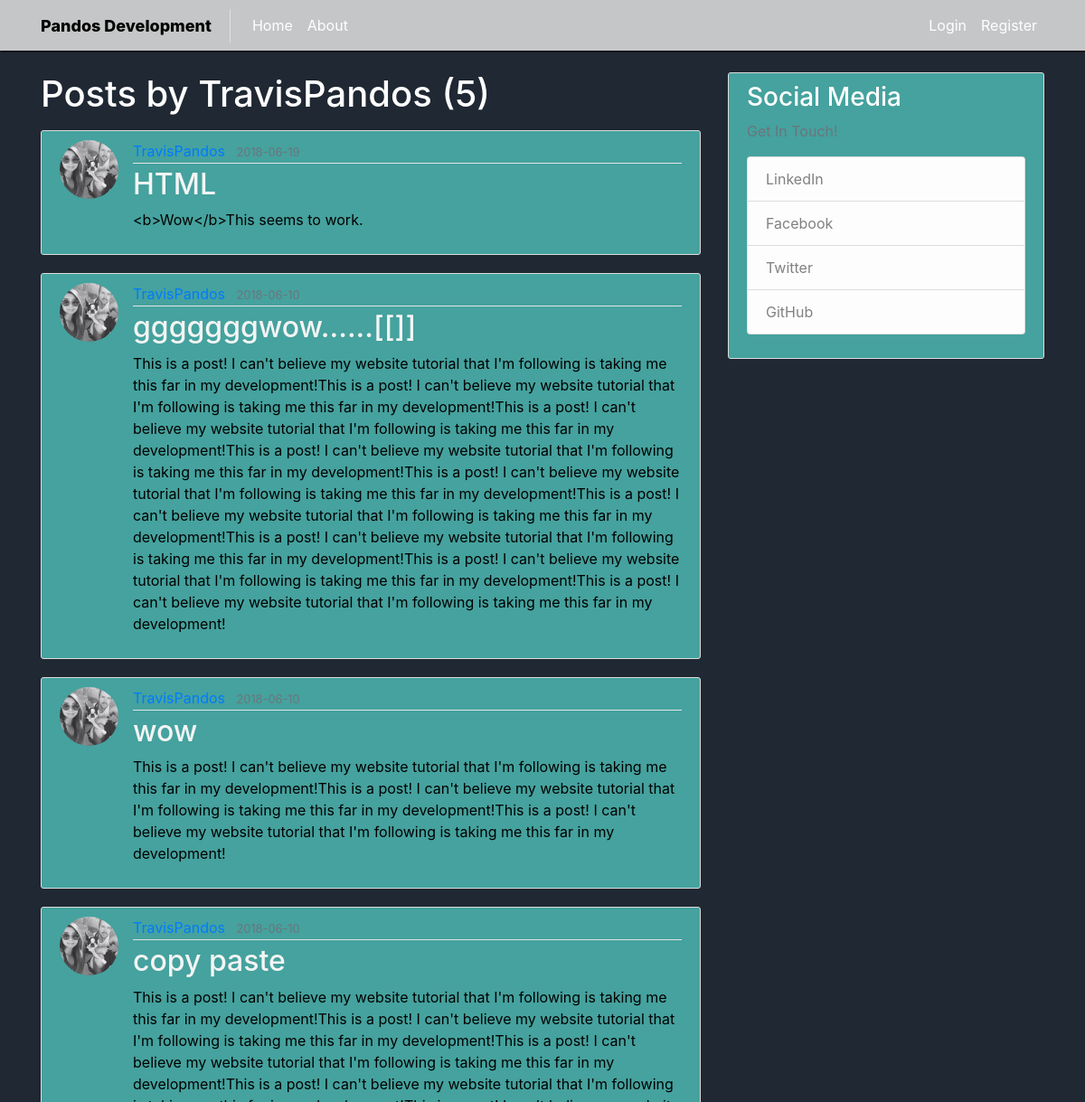
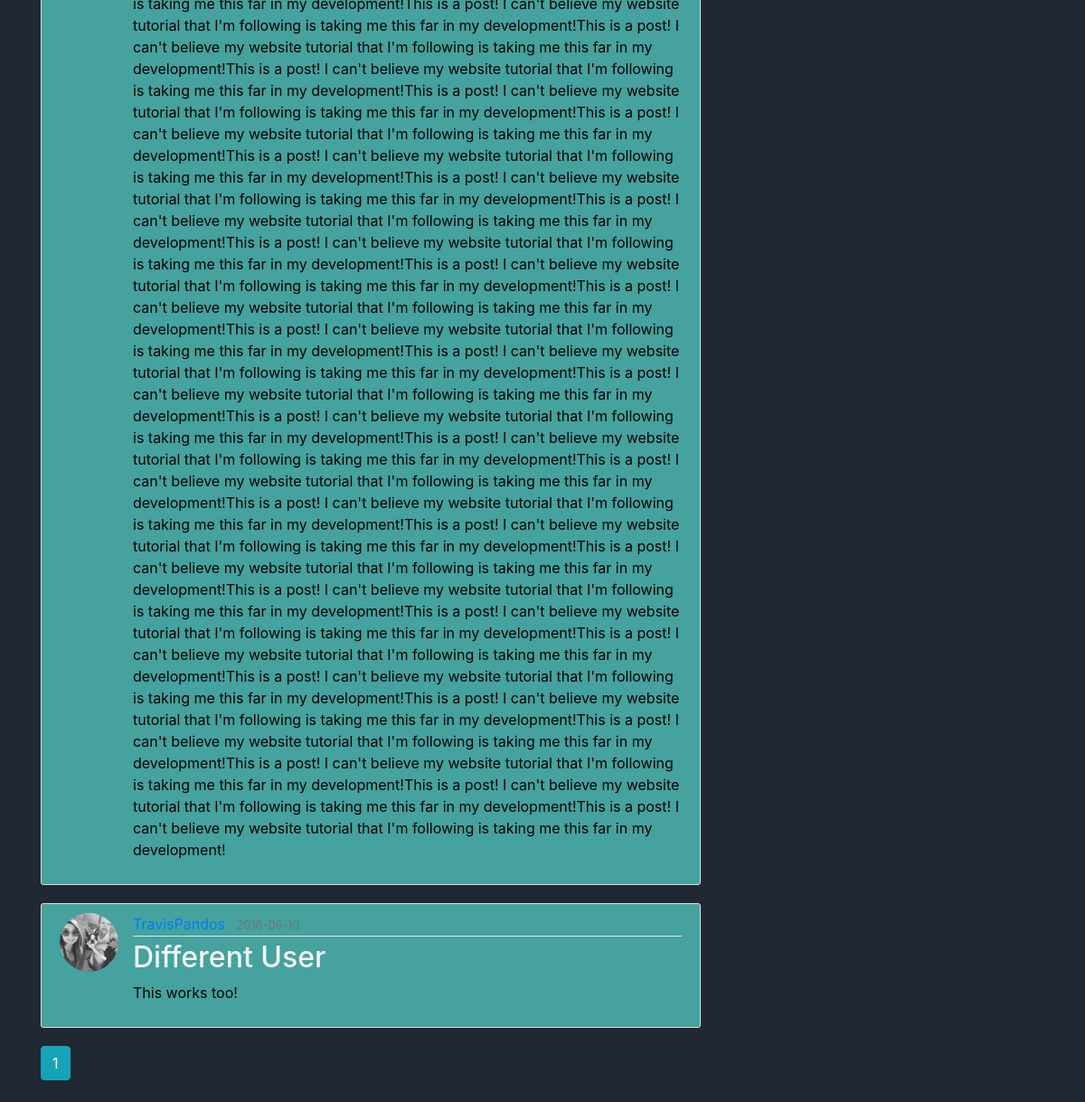
The page /user/TravisPandos on the database its author committed (2 pictures, top to bottom).
### flask_blog/models.py (models this page shows, shortened)
class User(db.Model, UserMixin):
    id = db.Column(db.Integer, primary_key=True)
    username = db.Column(db.String(20), unique=True, nullable=False )
    email = db.Column(db.String(120), unique=True, nullable=False )
    image_file = db.Column(db.String(20), nullable=False, default='default.jpg')
    password = db.Column(db.String(60), nullable=False)
    posts = db.relationship('Post', backref='author', lazy=True)

class Post(db.Model):
    id = db.Column(db.Integer, primary_key=True)
    title = db.Column(db.String(100), nullable=False)
    date_posted = db.Column(db.DateTime, nullable=False, default=datetime.utcnow)
    content = db.Column(db.Text, nullable=False)
    user_id = db.Column(db.Integer, db.ForeignKey('user.id'), nullable=False)

### flask_blog/users/routes.py (the view)
@users.route("/user/<string:username>")
def user_posts(username):
    page = request.args.get('page', 1, type=int)
    user = User.query.filter_by(username=username).first_or_404()
    posts = Post.query.filter_by(author=user)\
        .order_by(Post.date_posted.desc())\
        .paginate(page=page, per_page=5)
    return render_template('user_posts.html', posts=posts, user=user)

### flask_blog/templates/user_posts.html
{% extends "layout.html" %}
{% block content %}
    <h1 class="mb-3">Posts by {{ user.username }} ({{ posts.total }})</h1>
    {% for post in posts.items %}
        <article class="media content-section">
          <img class="rounded-circle article-img" src="{{ url_for('static', filename='profile_pics/' + post.author.image_file) }}">
          <div class="media-body">
            <div class="article-metadata">
              <a class="mr-2" href="{{ url_for('users.user_posts', username=post.author.username) }}">{{ post.author.username }}</a>
              <small class="text-muted">{{ post.date_posted.strftime('%Y-%m-%d') }}</small>
            </div>
            <h2><a class="article-title" href="{{ url_for('posts.post', post_id=post.id) }}">{{ post.title }}</a></h2>
            <p class="article-content">{{ post.content }}</p>
          </div>
        </article>
    {% endfor %}
    {% for page_num in posts.iter_pages(left_edge=1, right_edge=1, left_current=1, right_current=2) %}
      {% if page_num %}
        {% if posts.page == page_num %}
          <a class="btn btn-info mb-4" href="{{ url_for('users.user_posts', username=user.username, page=page_num) }}">{{ page_num }}</a>
        {% else %}
          <a class="btn btn-outline-info mb-4" href="{{ url_for('users.user_posts', username=user.username, page=page_num) }}">{{ page_num }}</a>
        {% endif  %}
        {% else %}
        ...
      {% endif  %}
    {% endfor %}
{% endblock content %}

### flask_blog/static/main.css (style rules this page uses)
body { background: #fafafa; background: #1f2833; color: #333333; margin-top: 5rem; }
h1, h2, h3, h4, h5, h6 { color: #fff; }
.content-section { background: #ffffff; background: #45a29e; padding: 10px 20px; border: 1px solid #dddddd; border-radius: 3px; margin-bottom: 20px; color: #000; }
.article-title { color: #f4f4f4; }
.article-content { white-space: pre-line; }
.article-img { height: 65px; width: 65px; margin-right: 16px; }
.article-metadata { padding-bottom: 1px; margin-bottom: 4px; border-bottom: 1px solid #e3e3e3 }

### rows shown on the page
User: username "TravisPandos"
Post: image_file (picture), author.username "TravisPandos", title "HTML", content "<b>Wow</b>This seems to work."
Post: image_file (picture), author.username "TravisPandos", title "gggggggwow......[[]]", content "This is a post! I can't believe my website tutorial that I'm following is taking me this far in my development!This is a post! I can't believe my website tutorial that I'm following is taking me this far in my development!This is a post! I can't believe my website tutorial that I'm following is taking me this far in my development!This is a post! I can't believe my website tutorial that I'm following is taking me this far in my development!This is a post! I can't believe my website tutorial that I'm following is taking me this far in my development!This is a post! I can't believe my website tutorial that I'm following is taking me this far in my development!This is a post! I can't believe…"
Post: image_file (picture), author.username "TravisPandos", title "wow", content "This is a post! I can't believe my website tutorial that I'm following is taking me this far in my development!This is a post! I can't believe my website tutorial that I'm following is taking me this far in my development!This is a post! I can't believe my website tutorial that I'm following is taking me this far in my development!"
Post: image_file (picture), author.username "TravisPandos", title "copy paste", content "This is a post! I can't believe my website tutorial that I'm following is taking me this far in my development!This is a post! I can't believe my website tutorial that I'm following is taking me this far in my development!This is a post! I can't believe my website tutorial that I'm following is taking me this far in my development!This is a post! I can't believe my website tutorial that I'm following is taking me this far in my development!This is a post! I can't believe my website tutorial that I'm following is taking me this far in my development!This is a post! I can't believe my website tutorial that I'm following is taking me this far in my development!This is a post! I can't believe…"
Post: image_file (picture), author.username "TravisPandos", title "Different User", content "This works too!"

### other values the page prints
{{ posts.total }} "5"
{{ page_num }} "1"
